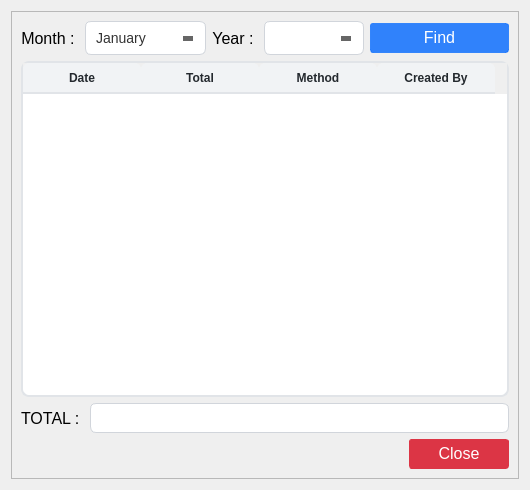
<?xml version="1.0" encoding="UTF-8"?>
<ui version="4.0">
 <class>Form</class>
 <widget class="QWidget" name="Form">
  <property name="geometry">
   <rect>
    <x>0</x>
    <y>0</y>
    <width>530</width>
    <height>490</height>
   </rect>
  </property>
  <property name="windowTitle">
   <string>Monthly Sales Report</string>
  </property>
  <property name="windowIcon">
   <iconset>
    <normaloff>../assets/month.png</normaloff>../assets/month.png</iconset>
  </property>
  <property name="styleSheet">
   <string notr="true">QLineEdit{
	border: 1px solid #d1d5db;      /* Light gray border */
    border-radius: 6px;             /* Rounded corners */
    outline: none;                  /* Remove default outline */
    color: #333;                    /* Text color */
    background-color: #fff;       /* Light gray background */
    
}

QLineEdit:focus {
    border: 1px solid #93c5fd;       /* Blue border on focus */
    background-color: #ffffff;       /* White background when focused */
}

QLineEdit:disabled {
    border: 1px solid #e5e7eb;      /* Lighter border when disabled */
    background-color: #f3f4f6;      /* Light gray background when disabled */
    color: #9ca3af;                 /* Lighter text color when disabled */
}

/* QComboBox Styling - Improved with clearer state indicators */
QComboBox {
    border: 1px solid #d1d5db;      /* Light gray border */
    border-radius: 6px;             /* Rounded corners */
    padding: 6px 12px 6px 10px;     /* Add some padding */
    min-height: 20px;               /* Minimum height */
    color: #333;                    /* Text color */
    background-color: #fff;         /* White background */
    selection-background-color: #93c5fd; /* Light blue selection */
    font-size: 14px;                /* Consistent font size */
    min-width: 6em;                 /* Minimum width */
}

QComboBox:hover:!disabled {
    border-color: #93c5fd;          /* Light blue border on hover when enabled */
    background-color: #f0f7ff;      /* Very light blue background on hover */
}

QComboBox:focus {
    border: 2px solid #3b82f6;      /* Thicker, darker blue border on focus */
    background-color: #ffffff;      /* Pure white background when focused */
}

QComboBox:disabled {
    border: 1px solid #d9dce0;      /* Very light gray border when disabled */
    background-color: #f3f4f6;      /* Light gray background when disabled */
    color: #9ca3af;                 /* Lighter text color when disabled */
}

QComboBox::drop-down {
    subcontrol-origin: padding;
    subcontrol-position: center right;
    width: 20px;
    border: none;                   /* Remove border for cleaner look */
    margin-right: 5px;              /* Add some margin */
}

/* If you don't have an icon, use this instead: */
QComboBox::down-arrow {
    width: 0;
    height: 0;
    border-left: 5px solid transparent;
    border-right: 5px solid transparent;
    border-top: 5px solid #666;     /* Arrow color */
    margin-right: 5px;
}

QComboBox::down-arrow:disabled {
    border-top: 5px solid #b0b0b0;  /* Lighter arrow color when disabled */
}

QComboBox:disabled {
    color: #9ca3af;                 /* Lighter text when disabled */
    background-color: #f3f4f6;      /* Light gray background */
    border-color: #e5e7eb;          /* Lighter border */
}

/* Add a visual indicator for disabled state */
QComboBox:disabled {
    color: #9ca3af;
    background-color: #f3f4f6;
    border: 1px solid #e5e7eb;
    padding-right: 25px;            /* Make room for the lock icon */
}

/* If you don't have a lock icon, use a pattern instead */
QComboBox:disabled {
    background-image: repeating-linear-gradient(
        45deg,
        transparent,
        transparent 5px,
        rgba(200, 200, 200, 0.1) 5px,
        rgba(200, 200, 200, 0.1) 10px
    );
}

QComboBox QAbstractItemView {
    border: 1px solid #d1d5db;
    border-radius: 0px 0px 6px 6px;
    background-color: white;
    selection-background-color: #3b82f6;  /* Darker blue for better contrast */
    selection-color: white;               /* White text on selection */
    outline: none;
    padding: 5px;
}

QComboBox QAbstractItemView::item {
    min-height: 25px;               /* Taller items for better clickability */
    padding: 5px;                   /* Padding inside items */
}

QComboBox QAbstractItemView::item:hover {
    background-color: #e5f0ff;      /* Light blue on hover */
    color: #333;
}

/* QTextEdit Styling - Similar to QLineEdit */
QTextEdit {
    border: 1px solid #d1d5db;      /* Light gray border */
    border-radius: 6px;             /* Rounded corners */
    outline: none;                  /* Remove default outline */
    color: #333;                    /* Text color */
    background-color: #fff;         /* White background */
    padding: 6px 10px;              /* Add some padding for better text display */
    selection-background-color: #93c5fd; /* Light blue selection */
}

QTextEdit:focus {
    border: 1px solid #93c5fd;      /* Blue border on focus */
    background-color: #ffffff;      /* White background when focused */
}

QTextEdit:disabled {
    border: 1px solid #e5e7eb;      /* Lighter border when disabled */
    background-color: #f3f4f6;      /* Light gray background when disabled */
    color: #9ca3af;                 /* Lighter text color when disabled */
}


/* QDateEdit Styling */
QDateEdit {
    border: 1px solid #d1d5db;
    border-radius: 6px;
    padding: 6px 10px;
    min-height: 20px;
    color: #333;
    background-color: #fff;
    font-size: 14px;
}

QDateEdit:hover:!disabled {
    border-color: #93c5fd;
    background-color: #f0f7ff;
}

QDateEdit:focus {
    border: 2px solid #3b82f6;
    background-color: #ffffff;
}

QDateEdit:disabled {
    color: #9ca3af;
    background-color: #f3f4f6;
    border: 1px dashed #c0c0c0;
}

QDateEdit::drop-down {
    subcontrol-origin: padding;
    subcontrol-position: center right;
    width: 20px;
    border: none;
    margin-right: 5px;
}

QDateEdit::down-arrow {
    width: 0;
    height: 0;
    border-left: 5px solid transparent;
    border-right: 5px solid transparent;
    border-top: 5px solid #666;
    margin-right: 5px;
}

QDateEdit::down-arrow:disabled {
    border-top: 5px solid #b0b0b0;
}

/* Calendar popup styling */
QCalendarWidget {
    background-color: white;
    border: 1px solid #d1d5db;
}

QCalendarWidget QToolButton {
    color: #333;
    background-color: transparent;
    border: 1px solid transparent;
    border-radius: 4px;
    padding: 4px;
}

QCalendarWidget QToolButton:hover {
    background-color: #f0f7ff;
    border: 1px solid #93c5fd;
}

QCalendarWidget QMenu {
    background-color: white;
    border: 1px solid #d1d5db;
    padding: 5px;
}

QCalendarWidget QSpinBox {
    border: 1px solid #d1d5db;
    border-radius: 4px;
    padding: 3px;
    background-color: white;
}

QCalendarWidget QAbstractItemView:enabled {
    background-color: white;
    color: #333;
    selection-background-color: #3b82f6;
    selection-color: white;
}

QCalendarWidget QAbstractItemView:disabled {
    color: #9ca3af;
}

QCalendarWidget QWidget#qt_calendar_navigationbar {
    background-color: #f1f5f9;
    border-bottom: 1px solid #d1d5db;
    padding: 4px;
}

QPushButton {
    text-align: center;
    white-space: nowrap;
    vertical-align: middle;
    border: 1px solid transparent;
    line-height: 1.5;
    border-radius: 3px;
    margin: 0.25rem;
	opacity: 0.55;
	padding-bottom: 2px;

}
</string>
  </property>
  <layout class="QGridLayout" name="gridLayout">
   <item row="0" column="0">
    <widget class="QFrame" name="frame">
     <property name="frameShape">
      <enum>QFrame::StyledPanel</enum>
     </property>
     <property name="frameShadow">
      <enum>QFrame::Raised</enum>
     </property>
     <layout class="QGridLayout" name="gridLayout_2">
      <item row="0" column="0">
       <layout class="QVBoxLayout" name="verticalLayout">
        <item>
         <layout class="QHBoxLayout" name="horizontalLayout_3">
          <item>
           <layout class="QHBoxLayout" name="horizontalLayout">
            <item>
             <widget class="QLabel" name="month_label">
              <property name="minimumSize">
               <size>
                <width>0</width>
                <height>30</height>
               </size>
              </property>
              <property name="font">
               <font>
                <pointsize>12</pointsize>
               </font>
              </property>
              <property name="text">
               <string>Month : </string>
              </property>
              <property name="alignment">
               <set>Qt::AlignRight|Qt::AlignTrailing|Qt::AlignVCenter</set>
              </property>
             </widget>
            </item>
            <item>
             <widget class="QComboBox" name="month_input">
              <item>
               <property name="text">
                <string>January</string>
               </property>
              </item>
              <item>
               <property name="text">
                <string>February</string>
               </property>
              </item>
              <item>
               <property name="text">
                <string>March</string>
               </property>
              </item>
              <item>
               <property name="text">
                <string>April</string>
               </property>
              </item>
              <item>
               <property name="text">
                <string>May</string>
               </property>
              </item>
              <item>
               <property name="text">
                <string>June</string>
               </property>
              </item>
              <item>
               <property name="text">
                <string>July</string>
               </property>
              </item>
              <item>
               <property name="text">
                <string>August</string>
               </property>
              </item>
              <item>
               <property name="text">
                <string>September</string>
               </property>
              </item>
              <item>
               <property name="text">
                <string>October</string>
               </property>
              </item>
              <item>
               <property name="text">
                <string>November</string>
               </property>
              </item>
              <item>
               <property name="text">
                <string>December</string>
               </property>
              </item>
             </widget>
            </item>
           </layout>
          </item>
          <item>
           <layout class="QHBoxLayout" name="horizontalLayout_2">
            <item>
             <widget class="QLabel" name="year_label">
              <property name="minimumSize">
               <size>
                <width>0</width>
                <height>30</height>
               </size>
              </property>
              <property name="font">
               <font>
                <pointsize>12</pointsize>
               </font>
              </property>
              <property name="text">
               <string>Year : </string>
              </property>
              <property name="alignment">
               <set>Qt::AlignRight|Qt::AlignTrailing|Qt::AlignVCenter</set>
              </property>
             </widget>
            </item>
            <item>
             <widget class="QComboBox" name="year_input"/>
            </item>
           </layout>
          </item>
          <item>
           <widget class="QPushButton" name="find_monthly_sales_report_button">
            <property name="minimumSize">
             <size>
              <width>100</width>
              <height>30</height>
             </size>
            </property>
            <property name="font">
             <font>
              <pointsize>12</pointsize>
             </font>
            </property>
            <property name="styleSheet">
             <string notr="true">QPushButton{
    color: #fff;
    background-color: rgba(13, 110, 253, 0.85); /* RGBA with alpha channel */
    border-color: rgba(13, 110, 253, 0.7);
}
QPushButton:hover {
    background-color: rgba(11, 94, 215, 0.9);
    border-color: rgba(10, 88, 202, 0.9);
    opacity: 0.95;
}
QPushButton:disabled {
    background-color: #a8c1ff;
    border-color: #a8c1ff;
    color: #e6eeff;
}</string>
            </property>
            <property name="text">
             <string>Find</string>
            </property>
            <property name="icon">
             <iconset>
              <normaloff>../assets/magnifying-glass.png</normaloff>../assets/magnifying-glass.png</iconset>
            </property>
            <property name="iconSize">
             <size>
              <width>14</width>
              <height>14</height>
             </size>
            </property>
           </widget>
          </item>
         </layout>
        </item>
        <item>
         <widget class="QTableWidget" name="monthly_sales_table">
          <property name="minimumSize">
           <size>
            <width>0</width>
            <height>330</height>
           </size>
          </property>
          <property name="maximumSize">
           <size>
            <width>16777215</width>
            <height>16777215</height>
           </size>
          </property>
          <property name="font">
           <font>
            <pointsize>12</pointsize>
           </font>
          </property>
          <property name="styleSheet">
           <string notr="true">QTableWidget {
            background-color: #ffffff;
            alternate-background-color: #f5f8fa;
            border: 2px solid #e1e4e8;
            border-radius: 8px;
            gridline-color: #e1e4e8;
            selection-background-color: #0366d6;
            selection-color: #ffffff;
        }
        
        QTableWidget::item {
            border-bottom: 1px solid #e1e4e8;
			padding: 6px;
        }
        
        QTableWidget::item:selected {
            background-color: #0366d6;
			border: none; /* Remove any border on selected items */
        }

        QTableWidget::item:focus {
            border: none; /* Remove the focus border */
            outline: none; /* Remove the focus outline */
        }

        QHeaderView::section {
            background-color: #f1f3f5;
            color: #24292e;
            font-weight: bold;
            border: none;
            border-bottom: 2px solid #e1e4e8;
            padding: 3px;
            border-top-left-radius: 6px;
            border-top-right-radius: 6px;
        }
        
        QTableWidget QScrollBar:vertical {
            border: none;
            background: #f1f3f5;
            width: 10px;
            border-radius: 5px;
        }
        
        QTableWidget QScrollBar::handle:vertical {
            background: #c0c0c0;
            border-radius: 5px;
        }
        
        QTableWidget QScrollBar::handle:vertical:hover {
            background: #a0a0a0;
        }
        
        QTableWidget QScrollBar:horizontal {
            border: none;
            background: #f1f3f5;
            height: 10px;
            border-radius: 5px;
        }
        
        QTableWidget QScrollBar::handle:horizontal {
            background: #c0c0c0;
            border-radius: 5px;
        }
        
        QTableWidget QScrollBar::handle:horizontal:hover {
            background: #a0a0a0;
        }</string>
          </property>
          <property name="sortingEnabled">
           <bool>true</bool>
          </property>
          <attribute name="horizontalHeaderDefaultSectionSize">
           <number>118</number>
          </attribute>
          <attribute name="horizontalHeaderMinimumSectionSize">
           <number>51</number>
          </attribute>
          <attribute name="verticalHeaderDefaultSectionSize">
           <number>79</number>
          </attribute>
          <column>
           <property name="text">
            <string>Date</string>
           </property>
           <property name="font">
            <font>
             <pointsize>12</pointsize>
             <weight>75</weight>
             <bold>true</bold>
            </font>
           </property>
           <property name="textAlignment">
            <set>AlignCenter</set>
           </property>
          </column>
          <column>
           <property name="text">
            <string>Total</string>
           </property>
           <property name="font">
            <font>
             <pointsize>12</pointsize>
             <weight>75</weight>
             <bold>true</bold>
            </font>
           </property>
           <property name="textAlignment">
            <set>AlignCenter</set>
           </property>
          </column>
          <column>
           <property name="text">
            <string>Method</string>
           </property>
           <property name="font">
            <font>
             <pointsize>12</pointsize>
             <weight>75</weight>
             <bold>true</bold>
            </font>
           </property>
           <property name="textAlignment">
            <set>AlignCenter</set>
           </property>
          </column>
          <column>
           <property name="text">
            <string>Created By</string>
           </property>
           <property name="font">
            <font>
             <pointsize>12</pointsize>
             <weight>75</weight>
             <bold>true</bold>
            </font>
           </property>
           <property name="textAlignment">
            <set>AlignCenter</set>
           </property>
          </column>
         </widget>
        </item>
        <item>
         <layout class="QFormLayout" name="formLayout_5">
          <item row="0" column="0">
           <widget class="QLabel" name="total_transactions_label">
            <property name="minimumSize">
             <size>
              <width>0</width>
              <height>30</height>
             </size>
            </property>
            <property name="font">
             <font>
              <pointsize>12</pointsize>
             </font>
            </property>
            <property name="text">
             <string>TOTAL : </string>
            </property>
           </widget>
          </item>
          <item row="0" column="1">
           <widget class="QLineEdit" name="total_transactions_input">
            <property name="enabled">
             <bool>true</bool>
            </property>
            <property name="minimumSize">
             <size>
              <width>0</width>
              <height>30</height>
             </size>
            </property>
            <property name="font">
             <font>
              <pointsize>12</pointsize>
             </font>
            </property>
            <property name="readOnly">
             <bool>true</bool>
            </property>
           </widget>
          </item>
         </layout>
        </item>
        <item>
         <layout class="QHBoxLayout" name="horizontalLayout_4">
          <item>
           <spacer name="horizontalSpacer_2">
            <property name="orientation">
             <enum>Qt::Horizontal</enum>
            </property>
            <property name="sizeHint" stdset="0">
             <size>
              <width>40</width>
              <height>20</height>
             </size>
            </property>
           </spacer>
          </item>
          <item>
           <widget class="QPushButton" name="close_button">
            <property name="minimumSize">
             <size>
              <width>100</width>
              <height>30</height>
             </size>
            </property>
            <property name="font">
             <font>
              <pointsize>12</pointsize>
             </font>
            </property>
            <property name="styleSheet">
             <string notr="true">QPushButton {
    color: #fff;
    background-color: #dc3545;
    border-color: #dc3545;
}
QPushButton:hover {
    background-color: #bb2d3b;
    border-color: #b02a37;
}</string>
            </property>
            <property name="text">
             <string>Close</string>
            </property>
            <property name="icon">
             <iconset>
              <normaloff>../assets/close.png</normaloff>../assets/close.png</iconset>
            </property>
            <property name="iconSize">
             <size>
              <width>12</width>
              <height>12</height>
             </size>
            </property>
           </widget>
          </item>
         </layout>
        </item>
       </layout>
      </item>
     </layout>
    </widget>
   </item>
  </layout>
 </widget>
 <resources/>
 <connections/>
</ui>
